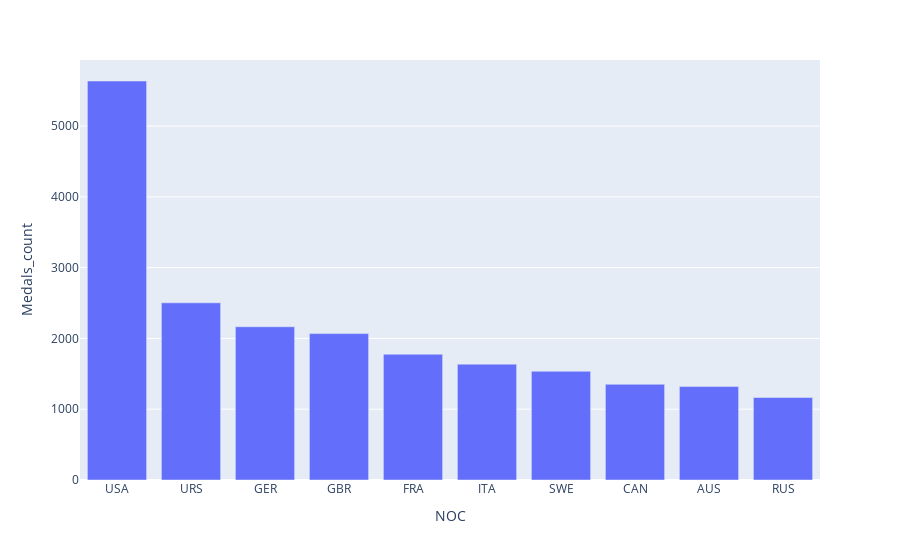

The code cell stored with this chart in its notebook:
### Code cell
fig = px.bar(medals_per_country.head(10), x = "NOC", y = "Medals_count")
fig.show()

### Figure 1 — Plotly figure (JSON) as saved in the notebook; plotly's stock layout.template omitted (floating-point values rounded to 4 significant figures)
{"data": [{"alignmentgroup": "True", "hovertemplate": "NOC=%{x}<br>Medals_count=%{y}<extra></extra>", "legendgroup": "", "marker": {"color": "#636efa", "pattern": {"shape": ""}}, "name": "", "offsetgroup": "", "orientation": "v", "showlegend": false, "textposition": "auto", "type": "bar", "x": ["USA", "URS", "GER", "GBR", "FRA", "ITA", "SWE", "CAN", "AUS", "RUS"], "xaxis": "x", "y": [5637, 2503, 2165, 2068, 1777, 1637, 1536, 1352, 1320, 1165], "yaxis": "y"}], "layout": {"barmode": "relative", "legend": {"tracegroupgap": 0}, "margin": {"t": 60}, "xaxis": {"anchor": "y", "domain": [0, 1], "title": {"text": "NOC"}}, "yaxis": {"anchor": "x", "domain": [0, 1], "title": {"text": "Medals_count"}}}}
